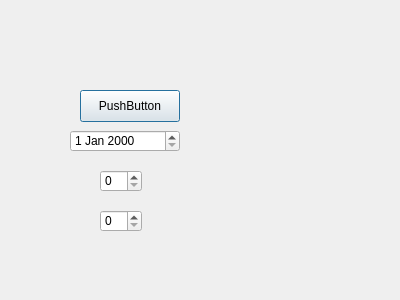
<?xml version="1.0" encoding="UTF-8"?>
<ui version="4.0">
 <class>arrival_form</class>
 <widget class="QDialog" name="arrival_form">
  <property name="geometry">
   <rect>
    <x>0</x>
    <y>0</y>
    <width>400</width>
    <height>300</height>
   </rect>
  </property>
  <property name="windowTitle">
   <string>Dialog</string>
  </property>
  <widget class="QPushButton" name="comboBoxName">
   <property name="geometry">
    <rect>
     <x>80</x>
     <y>90</y>
     <width>100</width>
     <height>32</height>
    </rect>
   </property>
   <property name="text">
    <string>PushButton</string>
   </property>
  </widget>
  <widget class="QDateEdit" name="dateEdit">
   <property name="geometry">
    <rect>
     <x>70</x>
     <y>130</y>
     <width>110</width>
     <height>22</height>
    </rect>
   </property>
  </widget>
  <widget class="QSpinBox" name="spinBoxPrice">
   <property name="geometry">
    <rect>
     <x>100</x>
     <y>170</y>
     <width>42</width>
     <height>22</height>
    </rect>
   </property>
  </widget>
  <widget class="QSpinBox" name="spinBoxAmount">
   <property name="geometry">
    <rect>
     <x>100</x>
     <y>210</y>
     <width>42</width>
     <height>22</height>
    </rect>
   </property>
  </widget>
 </widget>
 <resources/>
 <connections/>
</ui>
